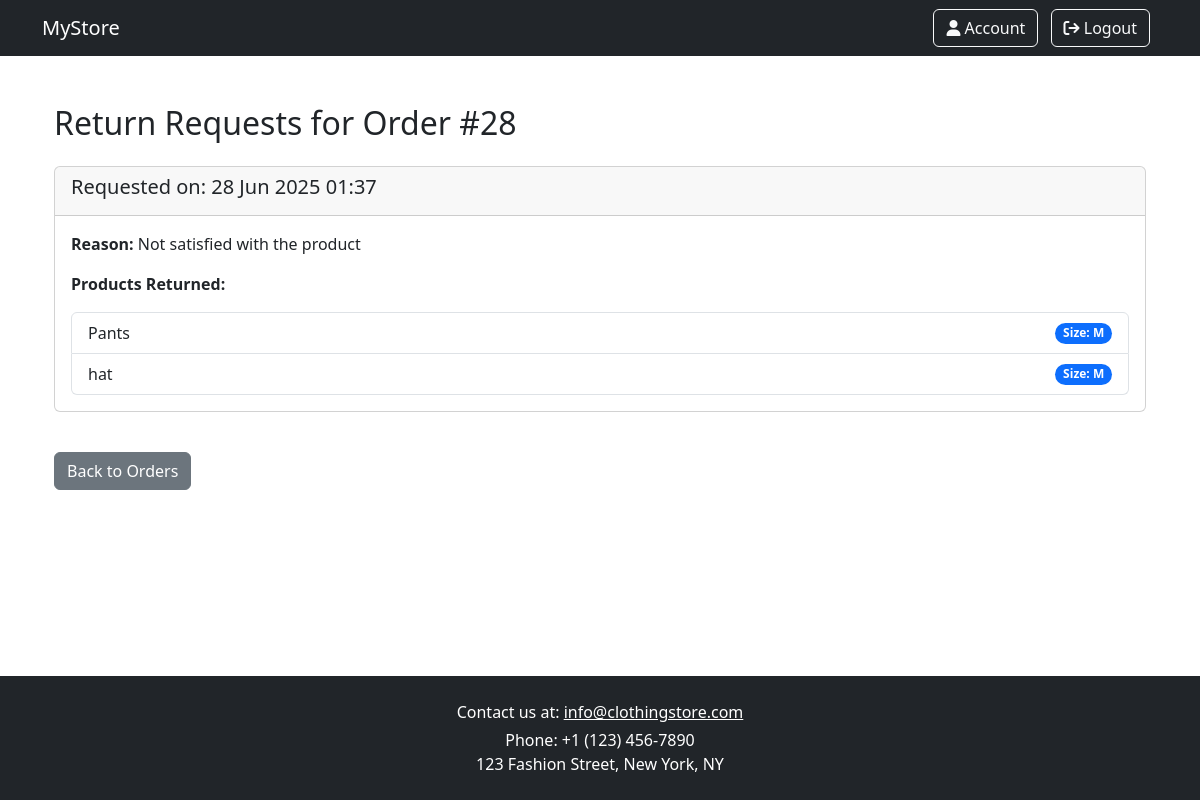
/shop/order/28/returns/, run on the app's committed database.
### shop/models.py (models this page shows, shortened)
class Order(models.Model):
    user = models.ForeignKey(Profile, on_delete=models.PROTECT, related_name="orders")
    total = models.DecimalField(max_digits=10, decimal_places=2, validators=[MinValueValidator(Decimal('0.00'))])
    date = models.DateTimeField(auto_now_add=True)
    address = models.CharField(max_length=255)
    status = models.ForeignKey(Status, on_delete=models.SET_NULL, null=True, blank=True, related_name="status")
    shipped_at = models.DateTimeField(null=True, blank=True)
    arrived_at = models.DateTimeField(null=True, blank=True)

class ReturnRequest(models.Model):
    REASONS = [
        ('damaged', 'Damaged or defective'),
        ('wrong_item', 'Wrong item received'),
        ('not_satisfied', 'Not satisfied with the product'),
        ('other', 'Other'),
    ]
    user = models.ForeignKey(Profile, on_delete=models.CASCADE, related_name="return_requests")
    order = models.ForeignKey(Order, on_delete=models.CASCADE)
    order_products = models.ManyToManyField(OrderProduct)
    reason = models.CharField(max_length=20, choices=REASONS)
    notes = models.TextField(blank=True, null=True)
    date_requested = models.DateTimeField(auto_now_add=True)

class OrderProduct(models.Model):
    order = models.ForeignKey(Order, on_delete=models.CASCADE, related_name="products")
    product = models.ForeignKey(Product, on_delete=models.PROTECT)
    size = models.ForeignKey(Size, on_delete=models.CASCADE, default='M')
    quantity = models.PositiveIntegerField(validators=[MinValueValidator(1)])
    unit_price = models.DecimalField(max_digits=10, validators=[MinValueValidator(Decimal('0.00'))], decimal_places=2) # price at the time of order
    class Meta:
        unique_together = ("order", "product", "size")

### products/models.py (models this page shows, shortened)
class Product(models.Model):
    name = models.CharField(max_length=100, unique=True)
    description = models.TextField(blank=True)
    price = models.DecimalField(max_digits=10, validators=[MinValueValidator(Decimal('0.01'))],decimal_places=2)
    categories = models.ManyToManyField(Category, blank=True)
    image = CloudinaryField('image', blank=True, null=True, default='placeholder')
    is_sale = models.BooleanField(default=False)
    sale_price = models.DecimalField(max_digits=10, validators=[MinValueValidator(Decimal('0.01'))],decimal_places=2, blank=True, null=True)
    class Meta:
        db_table = 'products'
        ordering = ['name']

class Size(models.Model):
    name = models.CharField(max_length=20, primary_key=True)
    description = models.TextField(max_length=280, blank=True)
    class Meta:
        db_table = "Sizes"
        ordering = ['name']
    def __str__(self):
        return self.name

### shop/views.py (the view)
# urls.py: path('order/<int:order_id>/returns/', views.return_requests_for_order, name='return_requests_for_order'),
def return_requests_for_order(request, order_id):
    order = get_object_or_404(Order, id=order_id)
    return_requests = ReturnRequest.objects.filter(order=order)
    context = {
        'order': order,
        'return_requests': return_requests,
    }
    return render(request, 'return_requests_for_order.html', context)

### static/context_processors.py (called while the page is built)
def user_roles(request):
    user = request.user
    return {
        'is_client': user.is_authenticated and user.groups.filter(name='client').exists(),
        'is_manager': user.is_authenticated and user.groups.filter(name='manager').exists(),
        'is_admin': user.is_authenticated and user.is_superuser,
    }

### templates/return_requests_for_order.html (shortened to what this page needs)
{% extends 'base.html' %}
{% load static %}
{% block content %}
<div class="container my-4">
  <h2 class="mb-4">Return Requests for Order #{{ order.id }}</h2>
  {% if return_requests %}
    {% for req in return_requests %}
      <div class="card mb-3">
        <div class="card-header">
            <h5>Requested on: {{ req.date_requested|date:"d M Y H:i" }}</h5>
        </div>
        <div class="card-body">
            <p><strong>Reason:</strong> {{ req.get_reason_display }}</p>
          <p><strong>Products Returned:</strong></p>
          <ul class="list-group">
            {% for product in req.order_products.all %}
              <li class="list-group-item d-flex justify-content-between align-items-center">
                {{ product.product.name }}
                <span class="badge bg-primary rounded-pill">Size: {{ product.size }}</span>
              </li>
            {% endfor %}
          </ul>
        </div>
      </div>
    {% endfor %}
  {% else %}
    <div class="alert alert-info" role="alert">
      No return requests found for this order.
    </div>
  {% endif %}
  <a href="{% url 'manage_orders' %}" class="btn btn-secondary mt-4">Back to Orders</a>
</div>
{% endblock %}

### static/css/base_style.css (style rules this page uses)
html, body { height: 100%; margin: 0; padding: 0; }
body { min-height: 100vh; display: flex; flex-direction: column; }

### data on the page
Order: id "28"
ReturnRequest: date_requested "28 Jun 2025 01:37", reason "Not satisfied with the product"
OrderProduct: product.name "Pants", size "M"
OrderProduct: product.name "hat", size "M"
